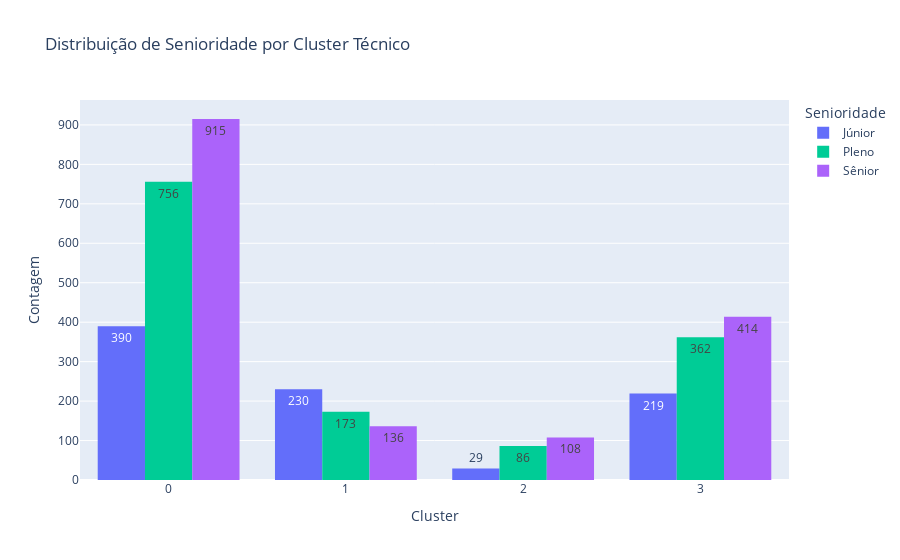

Source (notebook cell):
### Markdown cell above
| Cluster | Interpretação                                                | Perfil técnico dominante                                      | Senioridade dominante                           |
| ------- | ------------------------------------------------------------ | ------------------------------------------------------------- | ----------------------------------------------- |
| **0**   | Generalistas de nível alto                                   | Stack tradicional (SQL), uso forte de AWS, experiência sólida | **Sênior** (maioria), seguido de Pleno          |
| **1**   | Profissionais menos técnicos ou generalistas de outras áreas | Pouca proficiência técnica, "Outra opção" como cargo          | **Júnior e Pleno**                              |
| **2**   | Especialistas em Cloud e Dados                               | Experientes, alto uso de cloud, destaque para Azure           | **Sênior**, embora número menor de respondentes |
| **3**   | Analistas técnicos com uso variado de stack                  | Stack mista, destaque para SQL e Azure                        | Equilibrado, mas com leve maioria **Sênior**    |

### Code cell
# @title Distribuição de Senioridade por Cluster 
import plotly.express as px

fig = px.histogram(
    df,
    x="cluster_tecnico",
    color="2.g_nivel",
    barmode="group",
    title="Distribuição de Senioridade por Cluster Técnico",
    labels={
        "cluster_tecnico": "Cluster Técnico",
        "2.g_nivel": "Senioridade"
    },
    text_auto=True
)

fig.update_layout(xaxis_title="Cluster", yaxis_title="Contagem")
fig.show()

### Figure 1 — Plotly figure (JSON) as saved in the notebook; plotly's stock layout.template omitted (floating-point values rounded to 4 significant figures; data arrays with more than 128 entries replaced by an {"elided": "..."} marker saying what was removed)
{"data": [{"alignmentgroup": "True", "bingroup": "x", "hovertemplate": "Senioridade=Júnior<br>Cluster Técnico=%{x}<br>count=%{y}<extra></extra>", "legendgroup": "Júnior", "marker": {"color": "#636efa", "pattern": {"shape": ""}}, "name": "Júnior", "offsetgroup": "Júnior", "orientation": "v", "showlegend": true, "texttemplate": "%{value}", "type": "histogram", "x": {"elided": "868 int values"}, "xaxis": "x", "yaxis": "y"}, {"alignmentgroup": "True", "bingroup": "x", "hovertemplate": "Senioridade=Pleno<br>Cluster Técnico=%{x}<br>count=%{y}<extra></extra>", "legendgroup": "Pleno", "marker": {"color": "#00cc96", "pattern": {"shape": ""}}, "name": "Pleno", "offsetgroup": "Pleno", "orientation": "v", "showlegend": true, "texttemplate": "%{value}", "type": "histogram", "x": {"elided": "1377 int values"}, "xaxis": "x", "yaxis": "y"}, {"alignmentgroup": "True", "bingroup": "x", "hovertemplate": "Senioridade=Sênior<br>Cluster Técnico=%{x}<br>count=%{y}<extra></extra>", "legendgroup": "Sênior", "marker": {"color": "#ab63fa", "pattern": {"shape": ""}}, "name": "Sênior", "offsetgroup": "Sênior", "orientation": "v", "showlegend": true, "texttemplate": "%{value}", "type": "histogram", "x": {"elided": "1573 int values"}, "xaxis": "x", "yaxis": "y"}], "layout": {"barmode": "group", "legend": {"title": {"text": "Senioridade"}, "tracegroupgap": 0}, "title": {"text": "Distribuição de Senioridade por Cluster Técnico"}, "xaxis": {"anchor": "y", "domain": [0, 1], "title": {"text": "Cluster"}}, "yaxis": {"anchor": "x", "domain": [0, 1], "title": {"text": "Contagem"}}}}
